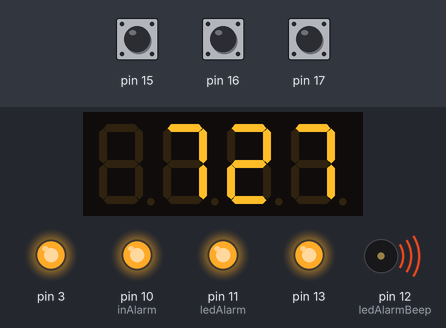
A sketch run on a simulated Arduino Uno, built with avr-gcc and run on an emulated ATmega328P. Parts: 4-digit seven-segment display, output pins drawn as LEDs (lit = HIGH), buzzer (waves = sounding, pin HIGH). Dashed ring = blinking. Inputs (shaded band) come from the test bench; at power-on: pin 17 HIGH, pin 15 HIGH, pin 16 HIGH.

Above: at 1.2 s.
1.3 s: pin 17 pulled LOW for 0.15 s
At 1.6 s:
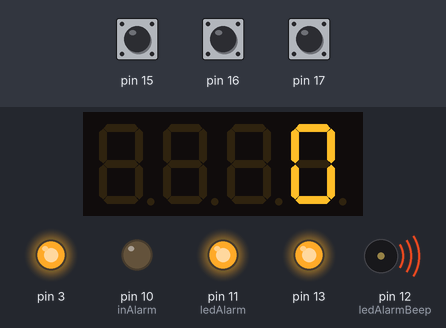
2.0 s: pin 17 pulled LOW for 3.2 s
At 6.1 s:
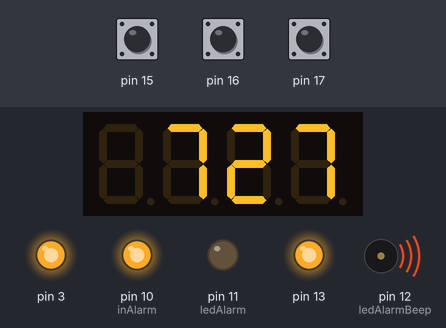
7.3 s: pin 15 pulled LOW for 0.15 s
At 8.8 s:
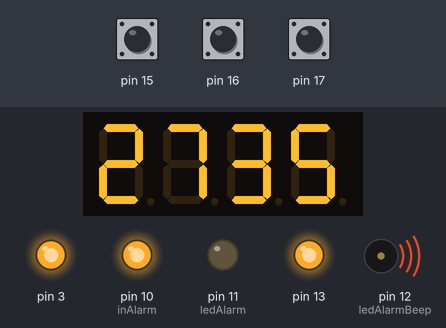
9.5 s: pin 17 pulled LOW for 1 s
At 11.08 s:
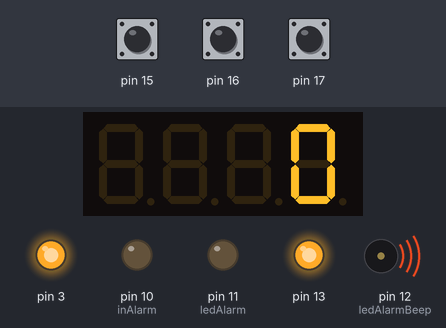
11.1 s: pin 16 pulled LOW for 0.15 s
At 11.68 s:
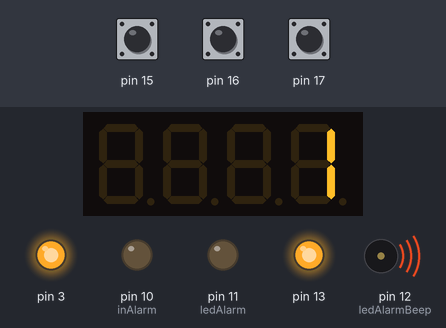
11.8 s: pin 16 pulled LOW for 1 s
At 13.18 s:
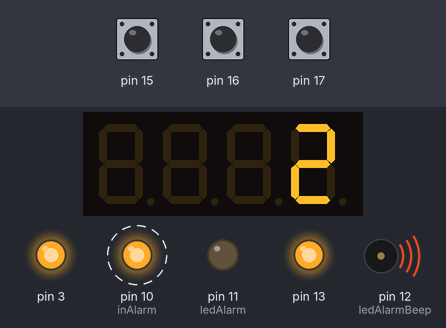
Timing chart, 0 to 14.4 s (numbered marks = the images above; inputs shaded):
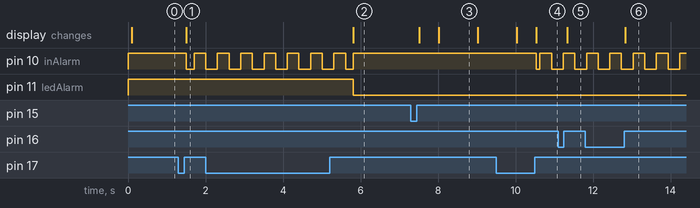

Measured:
- after the input at 1.3 s, pin 10 (inAlarm): HIGH → LOW after 0.20 s, → HIGH 0.20 s later; the display: changes after 0.20 s (image 1)
- after the input at 2.0 s, pin 11 (ledAlarm): HIGH → LOW after 3.8 s; the display: changes after 3.8 s (image 2)
- after the input at 7.3 s, the display: first changes after 0.22 s (image 3 shows a later state)
- after the input at 9.5 s, pin 10 (inAlarm): HIGH → LOW after 1.0 s, → HIGH 0.10 s later, → LOW 0.30 s later
- after the input at 11.1 s, the display: changes after 0.23 s (image 5)
- after the input at 11.8 s, the display: changes after 1.0 s (image 6)

The sketch:

VMA_209_CLOCK_WITH_ALARM.ino
```cpp
/*
CLOCK_WITH_ALARM
AUTHOR Christian Joel M. Ventura
VERSION 2023-3-28
PURPOSE: Program a multifunction shield to act as a digital alarm clock
*/

#include <TimerOne.h>
#include <Wire.h>
#include <MultiFuncShield.h>
#define LM35 A4;

int minutes = 27;
int hours = 19;
int seconds = 27;
int deciseconds = 0;

boolean displayMinuteHour = true;
boolean display24HourClock = false;
boolean displaySecondDecisecond = false;

byte button;

boolean alarmState = false; // Alarm menu
boolean alarmBlink = true; // Used for blinking LED to show the user is in alarm menu
int alarmBlinkCount = 0;
int alarmMinutes = 0;
int alarmHours = 0;
boolean isAlarm = false; // If alarm is active
char inAlarm = 10; // Blinking LED indicating in alarm menu
char ledAlarm = 11; // Led indicating alarm is active
char ledAlarmBeep = 12; // Led indicating alarm rings


void setup() {
  Timer1.initialize();
  MFS.initialize(&Timer1);
  MFS.write(0);
  Serial.begin(9600);
  pinMode(ledAlarm, OUTPUT);
  pinMode(ledAlarmBeep, OUTPUT);
}


void loop(){
  delay(100);
  deciseconds++;

  button = MFS.getButton(); // Gather input from user

  configureUserButtons();

  configureClockTime();

  configureDisplay();
}


void configureClockTime(){ // Organize time between hours, minutes, and seconds
  if (deciseconds > 9){
    seconds++;
    deciseconds = 0;
  }

  if (seconds > 59){
    minutes++;
    seconds = 0;
  }

  if (minutes > 59){
    hours++;
    minutes = 0;
  }

  if (hours > 23){
    hours = 0;
  }

  if (alarmMinutes > 59){
    alarmHours++;
    alarmMinutes = 0;
  }

  if (alarmMinutes < 0){
    alarmHours--;
    alarmMinutes = 59;
  }

  if (alarmHours > 23){
    alarmHours = 0;
  }

  if (alarmHours < 0){
    alarmHours = 23;
  }
}


void configureUserButtons(){ // Analyze user inputs
  if (button == BUTTON_3_SHORT_RELEASE){ // Go to alarm menu
    alarmState = !alarmState;
  }

  if (isAlarm and alarmMinutes == minutes and alarmHours == hours){ // Turn off alarm going off using any of the following buttons
    if (button == BUTTON_1_SHORT_RELEASE or button == BUTTON_2_SHORT_RELEASE or button == BUTTON_3_SHORT_RELEASE){
      isAlarm = !isAlarm;
    }
  } else if (!alarmState){ // Display different time formats and change time by minutes and hours
    digitalWrite(inAlarm, LOW);
    if (button == BUTTON_1_SHORT_RELEASE){
      displayMinuteHour = !displayMinuteHour;
      display24HourClock = false;
      displaySecondDecisecond = false;
    }

    if (button == BUTTON_1_LONG_RELEASE){
      if (displayMinuteHour){
         display24HourClock = true;
      } else {
         displaySecondDecisecond = true;
      }
    }

    if (button == BUTTON_2_SHORT_RELEASE){
      minutes++;
    }

    if (button == BUTTON_2_LONG_RELEASE){
      hours++;
    }
  } else { // Modify or set alarm
    if (button == BUTTON_3_LONG_RELEASE){
      alarmState = !alarmState;
      isAlarm = !isAlarm;
    }
    if (button == BUTTON_1_SHORT_RELEASE){
      alarmMinutes--;
    }

    if (button == BUTTON_1_LONG_RELEASE){
      alarmHours--;
    }
    if (button == BUTTON_2_SHORT_RELEASE){
      alarmMinutes++;
    }

    if (button == BUTTON_2_LONG_RELEASE){
      alarmHours++;
    }
  }
}


void configureDisplay(){ // Manage Display
  if (!alarmState){ // Display normal time
    if (displayMinuteHour){
      if (!display24HourClock){ // Display 24-hour clock
        int hourCheck = hours;
        if (hourCheck > 12){
          hourCheck -= 12;
        }
        if (hourCheck == 0){
          hourCheck = 12; // 00:00 is 12:00 AM
        }
        MFS.write(hourCheck*100 + minutes);
      } else { // Display twelve-hour clock
        MFS.write(hours*100 + minutes);
      }
    } else { // Display minutes, seconds, and deciseconds of the clock
      if (!displaySecondDecisecond){
        MFS.write(minutes*100 + seconds);
      } else {
        MFS.write(seconds*100 + deciseconds*10);
      }
    }
  } else { // Display alarm menu
    MFS.write(alarmHours*100 + alarmMinutes);
    alarmBlinkCount++;
    if (alarmBlinkCount > 2){ // Blinks every 4 decaseconds
      alarmBlinkCount = 0;
      alarmBlink = !alarmBlink;
    }
    if (alarmBlink){
      digitalWrite(inAlarm, LOW);
    } else {
      digitalWrite(inAlarm, HIGH);
    }
  }

  if (isAlarm){ // Alarm is on
    digitalWrite(ledAlarm, LOW);
    if (alarmMinutes == minutes and alarmHours == hours){ // Alarm rings
      MFS.beep(5, 5, 3);
      digitalWrite(ledAlarmBeep, LOW);
    } else {
      digitalWrite(ledAlarmBeep, HIGH);
    }
  } else {
    digitalWrite(ledAlarm, HIGH);
    digitalWrite(ledAlarmBeep, HIGH);
  }
}
```
